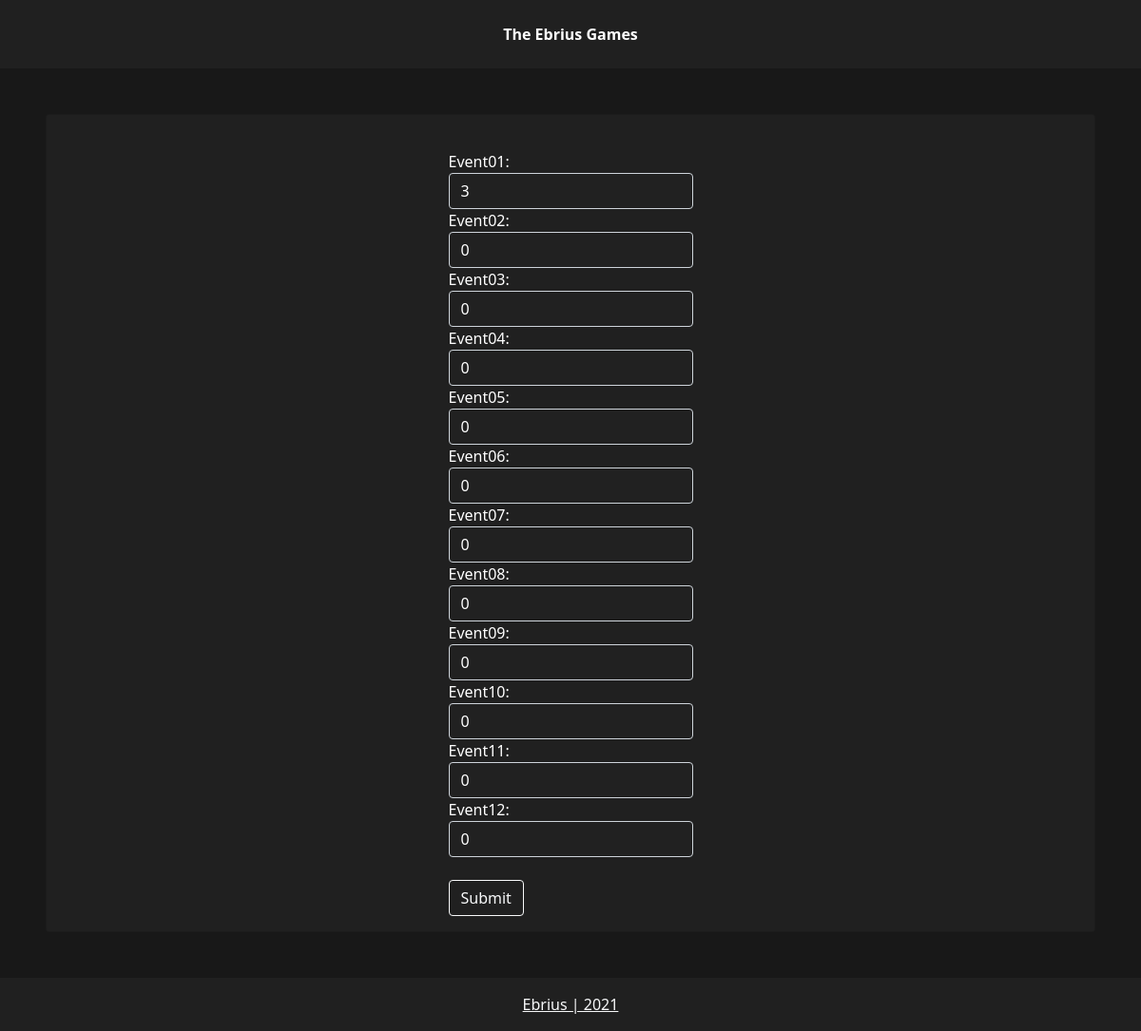
Page /player/6/ on the committed database.
### leaderboard/models.py (models this page shows, shortened)
class Player(models.Model):
    name = models.CharField(max_length=256)
    uuid = models.CharField(
        max_length=32, blank=True)
    imageUrl = models.URLField(
        default='https://www.mc-heads.net/avatar/MHF_Steve/32')
    event01 = models.IntegerField(default=0)
    event02 = models.IntegerField(default=0)
    event03 = models.IntegerField(default=0)
    event04 = models.IntegerField(default=0)
    event05 = models.IntegerField(default=0)
    event06 = models.IntegerField(default=0)
    event07 = models.IntegerField(default=0)
    event08 = models.IntegerField(default=0)
    event09 = models.IntegerField(default=0)
    event10 = models.IntegerField(default=0)
    event11 = models.IntegerField(default=0)
    event12 = models.IntegerField(default=0)
    _total = None
    objects = PlayerManager(
        total=F('event01') + F('event02') + F('event03') +
        F('event04') + F('event05') + F('event06') +
        F('event07') + F('event08') + F('event09') +
        F('event10') + F('event11') + F('event12'),
    )

### leaderboard/views.py (the view)
# urls.py: path('player/<int:pk>/', views.DashboardView.as_view(), name='dashboard')
class DashboardView(generic.UpdateView):
    model = Player
    form_class = PlayerUpdateForm
    template_name = 'leaderboard/dashboard.html'
    success_url = reverse_lazy('home')

### leaderboard/managers.py (called while the page is built)
    def get_queryset(self):
        return super().get_queryset().annotate(**self.annotations)

### leaderboard/templates/leaderboard/dashboard.html (shortened to what this page needs)
{% extends 'base.html' %}
{% block content %}
<div class="card m-5" style="background-color: #202020; color: #FFFFFF;">
    <div class="card-body mx-auto">
        <form method="post" style="margin-top: 1.3em;">
            {{ form }}
            <br>
            <button type="submit" class="btn btn-outline-light">Submit</button>
        </form>
    </div>
</div>
{% endblock content %}

### templates/snippets/base_css.html (style rules this page uses)
body { background-color: #181818; }
:root { --main-background-color: #181818; --dark-background-color: #202020; --secondary-text-color: #AAAAAA; --light-primary-text-color: #FFFFFF; }

### rows in the picture
Player: event01 "3", event02 "0", event03 "0", event04 "0", event05 "0", event06 "0", event07 "0", event08 "0", event09 "0", event10 "0", event11 "0", event12 "0"
